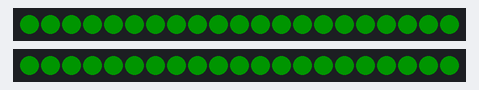
Bench run of a sketch on a simulated Arduino Uno, built with avr-gcc and run on an emulated ATmega328P. Shown: 2 × 21 RGB LEDs in strip order, left to right. Dim RGB values are drawn brighter than linear.

Above: at 0.1 s.
At 0.6 s:
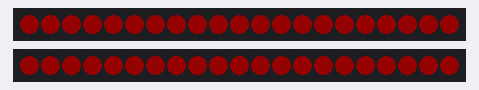
At 1.1 s:
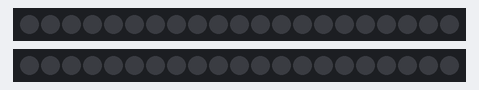
At 1.6 s:
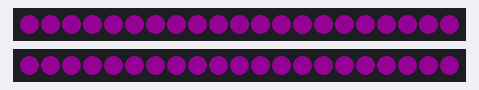
At 2.1 s:
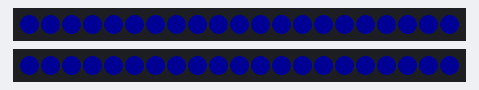

Measured:
- by itself, everything shown: repeats every 2.5 s, in 5 steps
- what the display in image 1 shows lasts 0.5 s, from 0.5 s to 1.0 s

The sketch:

LEDStripExample.ino
```cpp
#include <Adafruit_NeoPixel.h>

#define LEFT_STRIP_PIN    5
#define RIGHT_STRIP_PIN   6
#define LED_COUNT  21

Adafruit_NeoPixel strip_left(LED_COUNT, LEFT_STRIP_PIN, NEO_GRB + NEO_KHZ800);
Adafruit_NeoPixel strip_right(LED_COUNT, RIGHT_STRIP_PIN, NEO_GRB + NEO_KHZ800);

uint32_t magenta = strip_left.Color(255, 0, 255); //RGB
uint32_t green = strip_left.Color(0, 255, 0);
uint32_t red = strip_left.Color(255, 0, 0);
uint32_t blue = strip_left.Color(0, 0, 255);
uint32_t no_colour = strip_left.Color(0, 0, 0);

enum Sides {
  NONE,
  LEFT,
  MIDDLE,
  RIGHT,
};

void setColors(Sides, uint32_t);

void setup() {
  // put your setup code here, to run once:

  strip_left.begin();
  strip_left.setBrightness(20);
  // strip_left.setPixelColor(0, 50, 50, 255); // (pixel index, red, green, blue)
  strip_left.show();

  strip_right.begin();
  strip_right.setBrightness(20);
  // strip_right.setPixelColor(0, 50, 50, 255); // (pixel index, red, green, blue)
  strip_right.show();
}
  void loop(){

    // put your main code here, to run repeatedly:

    // having blue or red on either the left or right side corresponds to having the ballon of that color.
    // having magenta on either side represents having no ballon connected
    // having magenta in the middle represents having ballons of the wrong colors grabbed or no ballons grabbed on either side or both sides
    // having green on all side represetns having the correct color ob ballons grabbed

    setColors(LEFT, green);
    setColors(RIGHT, green);
    delay(500);

    setColors(LEFT, red);
    setColors(RIGHT, red);
    delay(500);

    setColors(LEFT, no_colour);
    setColors(RIGHT, no_colour);
    delay(500);

    setColors(LEFT, magenta);
    setColors(RIGHT, magenta);
    delay(500);

    setColors(LEFT, blue);
    setColors(RIGHT, blue);
    delay(500);
  }


void setColors(Sides side, uint32_t color){
  switch (side){
    case LEFT:
      strip_left.fill(color);
      strip_left.show();
      break;
    case RIGHT:
      strip_right.fill(color);
      strip_right.show();
      break;

    default:
      break;
  }
}
```
